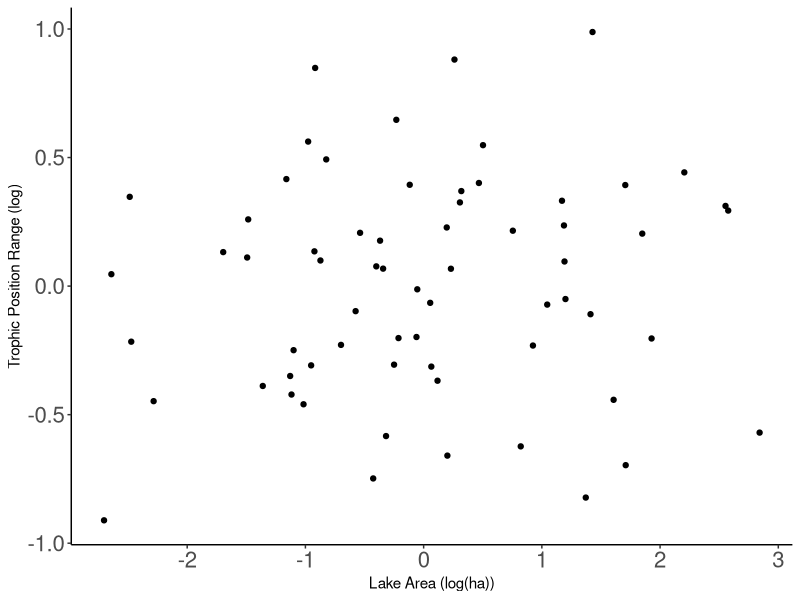
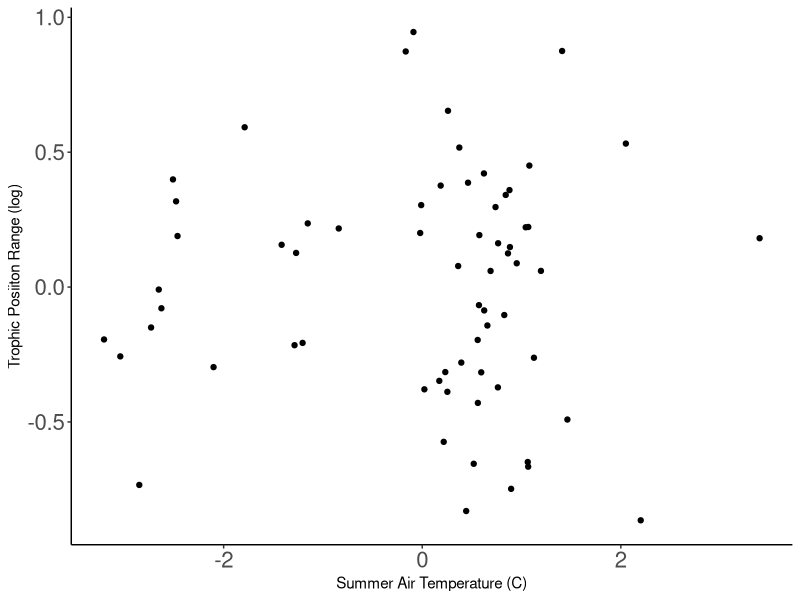
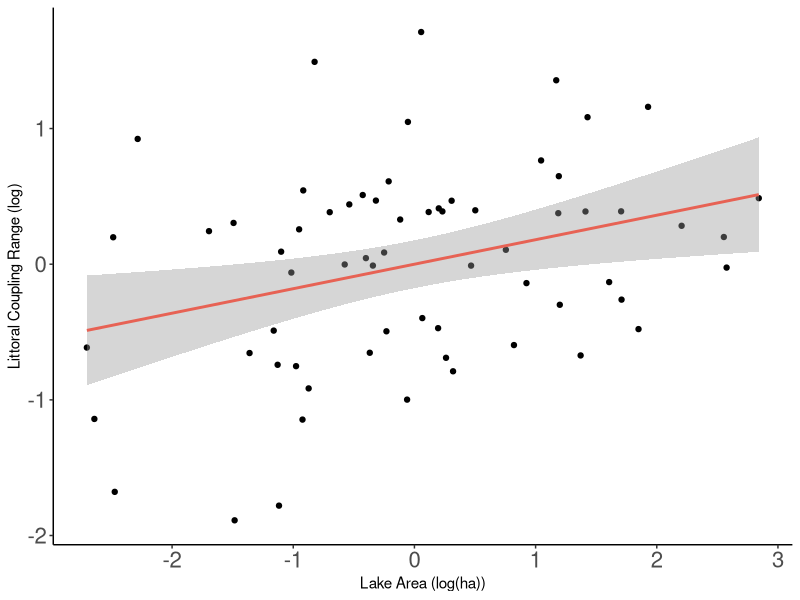
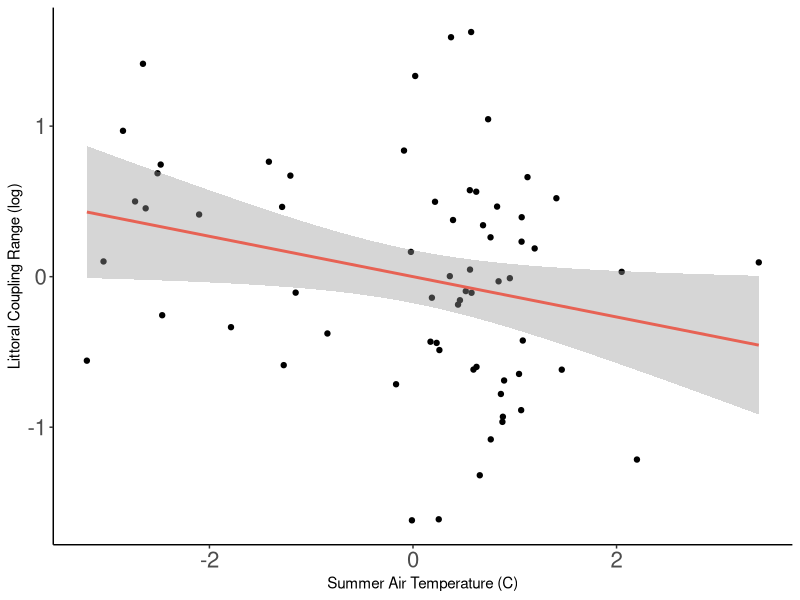
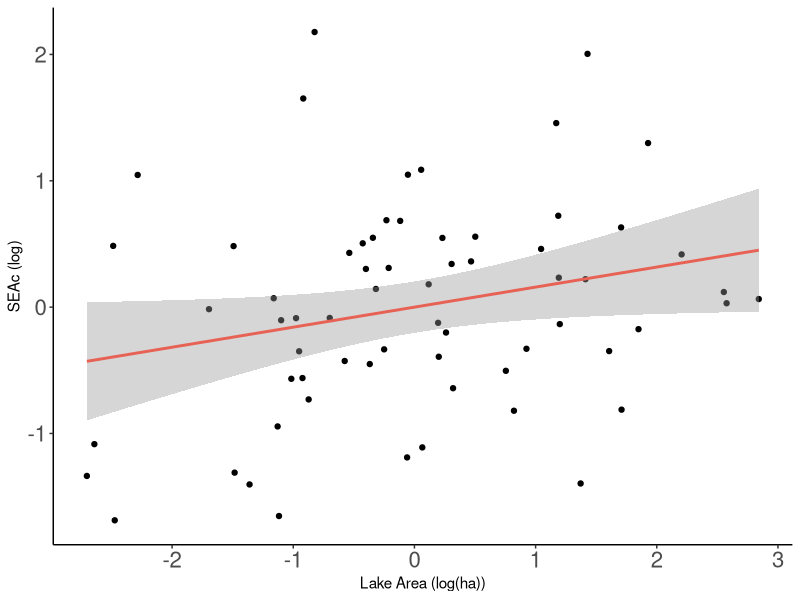
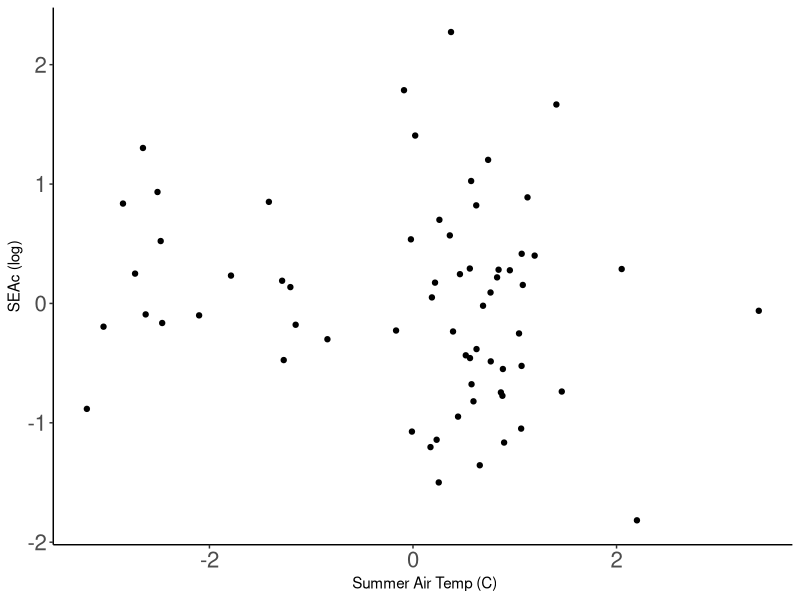
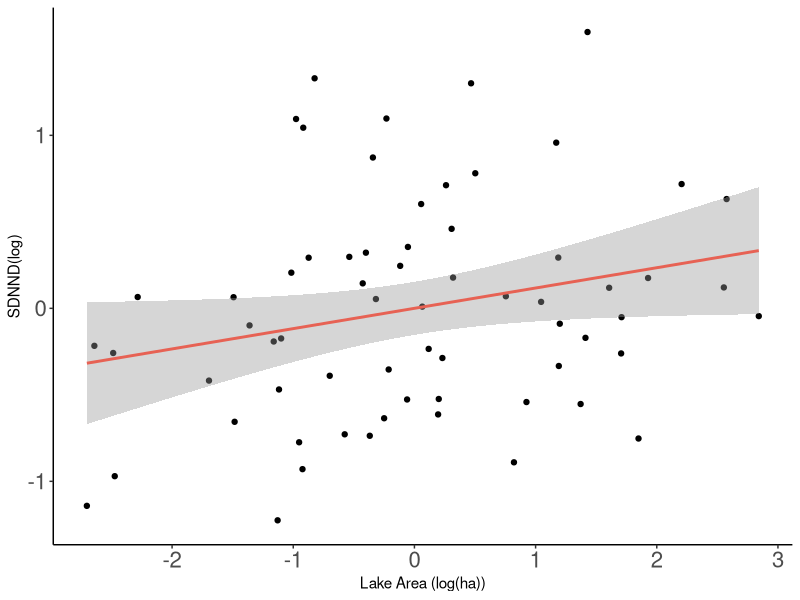
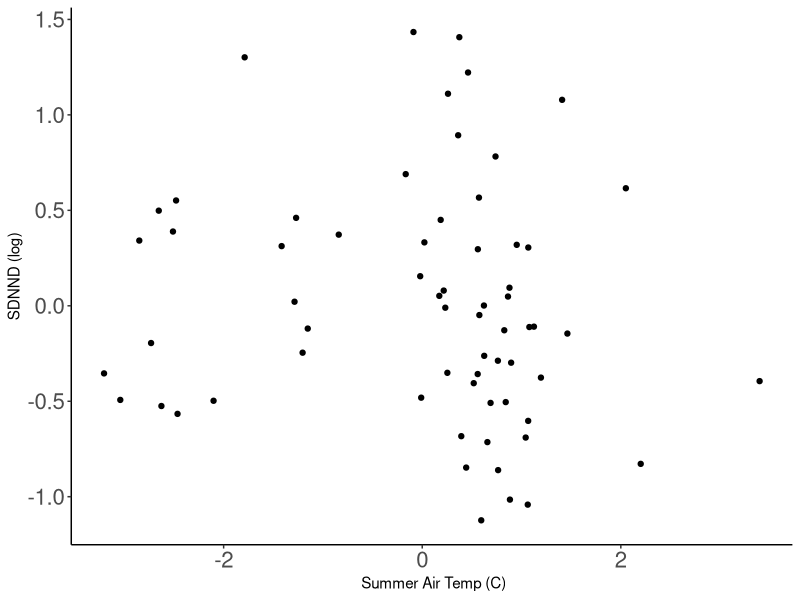

The R source for these figures, in order:

##Main analysis for lake trout intraspecific variation manuscript
##By: Cassandra Kotsopoulos
##Date: July 4/ 2024


#set wd
setwd("~/Desktop/BSM")

#load packages 
library(readxl)
library(dplyr)
library(ggplot2)
library(tidyverse)
library(tidyr)
library(car)

#read in the data
reg_df <- read.csv ("bsm_analysis_dat.csv")

##run regression models for trophic position range, littoral coupling range, SEAc and SDNND

#Trophic position range (dY range)
tpr_mlr1 <- lm(log_dY_range ~ log_area_ha + summer_air_temp, data = reg_df)

summary(tpr_mlr1)


#make partial regression plots for TP range 
#model with just area
model_area_tp<- lm(log_dY_range ~ log_area_ha, data = reg_df)
reg_df$tp_area_residuals <- residuals(model_area_tp) 

#model with just temp
model_temp_tp <- lm(log_dY_range ~ summer_air_temp, data = reg_df)
reg_df$temp_residuals_tp <- residuals(model_temp_tp)

#temp against area
model_temp_against_area <- lm(summer_air_temp ~ log_area_ha, data = reg_df)
reg_df$temp_against_area_residuals <- residuals(model_temp_against_area) #

#model area against temp
model_area_against_temp <- lm(log_area_ha ~ summer_air_temp, data = reg_df)
reg_df$area_against_temp_residuals <- residuals(model_area_against_temp) 

##Area vs tp plot
TP_area_plot <- ggplot(reg_df, aes(x = area_against_temp_residuals, y = temp_residuals_tp)) +
  geom_point() +
  theme(plot.title = element_text(hjust = 0.5, face = "bold")) +
  theme(plot.subtitle = element_text(hjust = 0.5)) +
  theme_classic() +
  theme(axis.text = element_text(size = 16))+
  xlab("Lake Area (log(ha))") +
  ylab("Trophic Position Range (log)")
TP_area_plot

#temp vs tp plot
TP_temp_plot <- ggplot(reg_df, aes(x = temp_against_area_residuals, y = tp_area_residuals)) +
  geom_point() + 
  theme(plot.title = element_text(hjust = 0.5, face = "bold")) +
  theme(plot.subtitle = element_text(hjust = 0.5)) +
  theme_classic() +
  theme(axis.text = element_text(size = 16))+
  xlab("Summer Air Temperature (C)") +
  ylab("Trophic Posiiton Range (log)")
TP_temp_plot



#Littoral coupling range (dX range) 
lc_mlr1 <- lm(log_dX_range ~ log_area_ha + summer_air_temp, data = reg_df)

summary(lc_mlr1)


#Partial regression plots

#model with just area
model_area_lc <- lm(log_dX_range ~ log_area_ha, data = reg_df)
reg_df$lc_area_residuals <- residuals(model_area_lc) 

#model with just temp
model_temp <- lm(log_dX_range ~ summer_air_temp, data = reg_df)
reg_df$temp_residuals <- residuals(model_temp)

#temp against area
model_temp_against_area <- lm(summer_air_temp ~ log_area_ha, data = reg_df)
reg_df$temp_against_area_residuals <- residuals(model_temp_against_area) #

#model area against temp
model_area_against_temp <- lm(log_area_ha ~ summer_air_temp, data = reg_df)
reg_df$area_against_temp_residuals <- residuals(model_area_against_temp) 


##LC~area
LC_area_plot2 <- ggplot(reg_df, aes(x = area_against_temp_residuals, y = temp_residuals)) +
  geom_point() + geom_smooth(method = 'lm', color = '#e76254') +
  theme(plot.title = element_text(hjust = 0.5, face = "bold")) +
  theme(plot.subtitle = element_text(hjust = 0.5)) +
  theme_classic() +
  theme(axis.text = element_text(size = 16))+
  xlab("Lake Area (log(ha))") +
  ylab("Littoral Coupling Range (log)")
LC_area_plot2


#LC~temp
LC_temp_plot2 <- ggplot(reg_df, aes(x = temp_against_area_residuals, y = lc_area_residuals)) +
  geom_point() + geom_smooth(method = 'lm', color = '#e76254') +
  theme(plot.title = element_text(hjust = 0.5, face = "bold")) +
  theme(plot.subtitle = element_text(hjust = 0.5)) +
  theme_classic() +
  theme(axis.text = element_text(size = 16))+
  xlab("Summer Air Temperature (C)") +
  ylab("Littoral Coupling Range (log)")
LC_temp_plot2





#SEAc - standard ellipse area
seac_mlr1 <- lm(log_SEAc ~ log_area_ha + summer_air_temp, data = reg_df)

summary(seac_mlr1)

###partial regression plots 
#model with just area
model_area_seac <- lm(log_SEAc ~ log_area_ha, data = reg_df)
reg_df$seac_area_residuals <- residuals(model_area_seac) 

#model with just temp
model_temp_seac <- lm(log_SEAc ~ summer_air_temp, data = reg_df)
reg_df$seac_temp_residuals <- residuals(model_temp_seac)

#temp against area
model_temp_against_area <- lm(summer_air_temp ~ log_area_ha, data = reg_df)
reg_df$temp_against_area_residuals <- residuals(model_temp_against_area) #

#model area against temp
model_area_against_temp <- lm(log_area_ha ~ summer_air_temp, data = reg_df)
reg_df$area_against_temp_residuals <- residuals(model_area_against_temp) 

#area vs seac
seac_area_plot <- ggplot(reg_df, aes(x = area_against_temp_residuals, y = seac_temp_residuals)) +
  geom_point() + geom_smooth(method = 'lm', color = '#e76254')  +
  theme(plot.title = element_text(hjust = 0.5, face = "bold")) +
  theme(plot.subtitle = element_text(hjust = 0.5)) +
  theme_classic() +
  theme(axis.text = element_text(size = 16))+
  xlab("Lake Area (log(ha))") +
  ylab("SEAc (log)")
seac_area_plot


#seac vs temp plot
seac_temp_plot <- ggplot(reg_df, aes(x = temp_against_area_residuals, y = seac_area_residuals)) +
  geom_point() + 
  theme(plot.title = element_text(hjust = 0.5, face = "bold")) +
  theme(plot.subtitle = element_text(hjust = 0.5)) +
  theme_classic() +
  theme(axis.text = element_text(size = 16))+
  xlab(" Summer Air Temp (C)") +
  ylab("SEAc (log)")


seac_temp_plot


#SDNND - standard deviation of nearest neighbor distance
sdnnd_mlr1 <- lm(log_SDNND ~ log_area_ha + summer_air_temp, data = reg_df)

summary(sdnnd_mlr1)


###partial plots for SDNND 
#model with just area
model_area_sdnnd <- lm(log_SDNND ~ log_area_ha, data = reg_df)
reg_df$sdnnd_area_residuals <- residuals(model_area_sdnnd) 

#model with just temp
model_temp_sdnnd <- lm(log_SDNND ~ summer_air_temp, data = reg_df)
reg_df$sdnnd_temp_residuals <- residuals(model_temp_sdnnd)

#temp against area
model_temp_against_area <- lm(summer_air_temp ~ log_area_ha, data = reg_df)
reg_df$temp_against_area_residuals <- residuals(model_temp_against_area) #

#model area against temp
model_area_against_temp <- lm(log_area_ha ~ summer_air_temp, data = reg_df)
reg_df$area_against_temp_residuals <- residuals(model_area_against_temp) 

#area vs sdnnd
sdnnd_area_plot <- ggplot(reg_df, aes(x = area_against_temp_residuals, y = sdnnd_temp_residuals)) +
  geom_point() + geom_smooth(method = 'lm', color = '#e76254') +
  theme(plot.title = element_text(hjust = 0.5, face = "bold")) +
  theme(plot.subtitle = element_text(hjust = 0.5)) +
  theme_classic() +
  theme(axis.text = element_text(size = 16))+
  xlab("Lake Area (log(ha))") +
  ylab("SDNND(log)")
sdnnd_area_plot


#sdnnd vs temp plot
sdnnd_temp_plot <- ggplot(reg_df, aes(x = temp_against_area_residuals, y = sdnnd_area_residuals)) +
  geom_point() +
  theme(plot.title = element_text(hjust = 0.5, face = "bold")) +
  theme(plot.subtitle = element_text(hjust = 0.5)) +
  theme_classic() +
  theme(axis.text = element_text(size = 16))+
  xlab(" Summer Air Temp (C)") +
  ylab("SDNND (log)")


sdnnd_temp_plot


